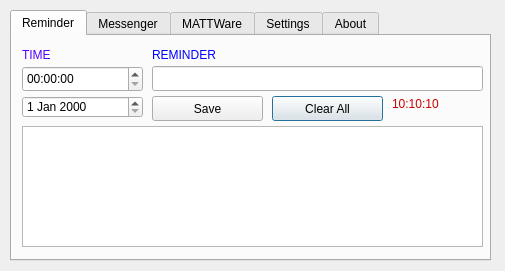
<?xml version="1.0" encoding="UTF-8"?>
<ui version="4.0">
 <class>Dialog</class>
 <widget class="QDialog" name="Dialog">
  <property name="geometry">
   <rect>
    <x>0</x>
    <y>0</y>
    <width>505</width>
    <height>271</height>
   </rect>
  </property>
  <property name="windowTitle">
   <string>MATTBot 2021</string>
  </property>
  <property name="windowIcon">
   <iconset resource="design.qrc">
    <normaloff>:/logo/MattBot.png</normaloff>:/logo/MattBot.png</iconset>
  </property>
  <widget class="QTabWidget" name="tabWidget">
   <property name="geometry">
    <rect>
     <x>10</x>
     <y>10</y>
     <width>481</width>
     <height>251</height>
    </rect>
   </property>
   <property name="styleSheet">
    <string notr="true"/>
   </property>
   <property name="currentIndex">
    <number>0</number>
   </property>
   <widget class="QWidget" name="tab">
    <attribute name="title">
     <string>Reminder</string>
    </attribute>
    <widget class="QLabel" name="label">
     <property name="geometry">
      <rect>
       <x>10</x>
       <y>10</y>
       <width>67</width>
       <height>17</height>
      </rect>
     </property>
     <property name="styleSheet">
      <string notr="true">color: rgb(85, 0, 255);</string>
     </property>
     <property name="text">
      <string>TIME</string>
     </property>
    </widget>
    <widget class="QLabel" name="label_2">
     <property name="geometry">
      <rect>
       <x>140</x>
       <y>10</y>
       <width>151</width>
       <height>17</height>
      </rect>
     </property>
     <property name="styleSheet">
      <string notr="true">color: rgb(0, 0, 255);</string>
     </property>
     <property name="text">
      <string>REMINDER</string>
     </property>
    </widget>
    <widget class="QLineEdit" name="lineEdit_2">
     <property name="geometry">
      <rect>
       <x>140</x>
       <y>30</y>
       <width>331</width>
       <height>25</height>
      </rect>
     </property>
     <property name="styleSheet">
      <string notr="true">color: rgb(164, 0, 0);</string>
     </property>
    </widget>
    <widget class="QListView" name="listView">
     <property name="geometry">
      <rect>
       <x>10</x>
       <y>90</y>
       <width>461</width>
       <height>121</height>
      </rect>
     </property>
     <property name="styleSheet">
      <string notr="true">color: rgb(164, 0, 0);</string>
     </property>
    </widget>
    <widget class="QPushButton" name="pushButton_2">
     <property name="geometry">
      <rect>
       <x>260</x>
       <y>60</y>
       <width>111</width>
       <height>25</height>
      </rect>
     </property>
     <property name="text">
      <string>Clear All</string>
     </property>
    </widget>
    <widget class="QTimeEdit" name="timeEdit">
     <property name="geometry">
      <rect>
       <x>10</x>
       <y>30</y>
       <width>121</width>
       <height>26</height>
      </rect>
     </property>
     <property name="displayFormat">
      <string>hh:mm:ss</string>
     </property>
    </widget>
    <widget class="QLabel" name="label_12">
     <property name="geometry">
      <rect>
       <x>380</x>
       <y>60</y>
       <width>91</width>
       <height>16</height>
      </rect>
     </property>
     <property name="styleSheet">
      <string notr="true">color: rgb(204, 0, 0);
font: 75 8pt &quot;MS Shell Dlg 2&quot;;</string>
     </property>
     <property name="text">
      <string>10:10:10</string>
     </property>
    </widget>
    <widget class="QDateEdit" name="dateEdit">
     <property name="geometry">
      <rect>
       <x>10</x>
       <y>60</y>
       <width>121</width>
       <height>22</height>
      </rect>
     </property>
    </widget>
    <widget class="QPushButton" name="pushButton">
     <property name="geometry">
      <rect>
       <x>140</x>
       <y>60</y>
       <width>111</width>
       <height>25</height>
      </rect>
     </property>
     <property name="styleSheet">
      <string notr="true"/>
     </property>
     <property name="text">
      <string>Save</string>
     </property>
    </widget>
   </widget>
   <widget class="QWidget" name="tab_2">
    <attribute name="title">
     <string>Messenger</string>
    </attribute>
    <widget class="QLineEdit" name="lineEdit_5">
     <property name="geometry">
      <rect>
       <x>110</x>
       <y>20</y>
       <width>241</width>
       <height>25</height>
      </rect>
     </property>
     <property name="styleSheet">
      <string notr="true">color: rgb(52, 101, 164);</string>
     </property>
    </widget>
    <widget class="QLabel" name="label_5">
     <property name="geometry">
      <rect>
       <x>10</x>
       <y>20</y>
       <width>91</width>
       <height>20</height>
      </rect>
     </property>
     <property name="text">
      <string>Message</string>
     </property>
    </widget>
    <widget class="QTextEdit" name="textEdit">
     <property name="geometry">
      <rect>
       <x>10</x>
       <y>60</y>
       <width>341</width>
       <height>131</height>
      </rect>
     </property>
     <property name="styleSheet">
      <string notr="true">color: rgb(204, 0, 0);</string>
     </property>
     <property name="html">
      <string>&lt;!DOCTYPE HTML PUBLIC &quot;-//W3C//DTD HTML 4.0//EN&quot; &quot;http://www.w3.org/TR/REC-html40/strict.dtd&quot;&gt;
&lt;html&gt;&lt;head&gt;&lt;meta name=&quot;qrichtext&quot; content=&quot;1&quot; /&gt;&lt;style type=&quot;text/css&quot;&gt;
p, li { white-space: pre-wrap; }
&lt;/style&gt;&lt;/head&gt;&lt;body style=&quot; font-family:'MS Shell Dlg 2'; font-size:7.8pt; font-weight:400; font-style:normal;&quot;&gt;
&lt;p style=&quot;-qt-paragraph-type:empty; margin-top:0px; margin-bottom:0px; margin-left:0px; margin-right:0px; -qt-block-indent:0; text-indent:0px; font-family:'Ubuntu'; font-size:11pt;&quot;&gt;&lt;br /&gt;&lt;/p&gt;&lt;/body&gt;&lt;/html&gt;</string>
     </property>
    </widget>
    <widget class="QPushButton" name="pushButton_5">
     <property name="geometry">
      <rect>
       <x>360</x>
       <y>90</y>
       <width>111</width>
       <height>25</height>
      </rect>
     </property>
     <property name="text">
      <string>Refresh</string>
     </property>
    </widget>
    <widget class="QPushButton" name="pushButton_6">
     <property name="geometry">
      <rect>
       <x>360</x>
       <y>60</y>
       <width>111</width>
       <height>25</height>
      </rect>
     </property>
     <property name="text">
      <string>Send</string>
     </property>
    </widget>
    <widget class="QComboBox" name="comboBox">
     <property name="geometry">
      <rect>
       <x>360</x>
       <y>20</y>
       <width>111</width>
       <height>25</height>
      </rect>
     </property>
     <item>
      <property name="text">
       <string>Bot</string>
      </property>
     </item>
     <item>
      <property name="text">
       <string>Unity</string>
      </property>
     </item>
    </widget>
   </widget>
   <widget class="QWidget" name="tab_5">
    <attribute name="title">
     <string>MATTWare</string>
    </attribute>
    <widget class="QLabel" name="label_8">
     <property name="geometry">
      <rect>
       <x>220</x>
       <y>10</y>
       <width>67</width>
       <height>17</height>
      </rect>
     </property>
     <property name="styleSheet">
      <string notr="true">color: rgb(164, 0, 0);</string>
     </property>
     <property name="text">
      <string>Speed</string>
     </property>
    </widget>
    <widget class="QLabel" name="label_9">
     <property name="geometry">
      <rect>
       <x>20</x>
       <y>10</y>
       <width>67</width>
       <height>17</height>
      </rect>
     </property>
     <property name="styleSheet">
      <string notr="true">color: rgb(32, 74, 135);</string>
     </property>
     <property name="text">
      <string>Light</string>
     </property>
    </widget>
    <widget class="QDial" name="dial_2">
     <property name="geometry">
      <rect>
       <x>20</x>
       <y>40</y>
       <width>171</width>
       <height>121</height>
      </rect>
     </property>
    </widget>
    <widget class="QLabel" name="label_10">
     <property name="geometry">
      <rect>
       <x>110</x>
       <y>10</y>
       <width>67</width>
       <height>17</height>
      </rect>
     </property>
     <property name="text">
      <string>0</string>
     </property>
    </widget>
    <widget class="QLabel" name="label_11">
     <property name="geometry">
      <rect>
       <x>300</x>
       <y>10</y>
       <width>67</width>
       <height>17</height>
      </rect>
     </property>
     <property name="text">
      <string>0</string>
     </property>
    </widget>
    <widget class="QPushButton" name="pushButton_7">
     <property name="geometry">
      <rect>
       <x>380</x>
       <y>10</y>
       <width>89</width>
       <height>25</height>
      </rect>
     </property>
     <property name="text">
      <string>f(x)</string>
     </property>
    </widget>
    <widget class="QLineEdit" name="lineEdit">
     <property name="geometry">
      <rect>
       <x>160</x>
       <y>180</y>
       <width>161</width>
       <height>25</height>
      </rect>
     </property>
     <property name="styleSheet">
      <string notr="true">color: rgb(85, 0, 255);</string>
     </property>
     <property name="text">
      <string>MATTWare Address Here</string>
     </property>
    </widget>
    <widget class="QDial" name="dial_3">
     <property name="geometry">
      <rect>
       <x>200</x>
       <y>40</y>
       <width>171</width>
       <height>121</height>
      </rect>
     </property>
    </widget>
    <widget class="QLabel" name="label_13">
     <property name="geometry">
      <rect>
       <x>10</x>
       <y>180</y>
       <width>131</width>
       <height>17</height>
      </rect>
     </property>
     <property name="styleSheet">
      <string notr="true">color: rgb(255, 0, 0);</string>
     </property>
     <property name="text">
      <string>*Protocol Address:</string>
     </property>
    </widget>
    <widget class="QComboBox" name="comboBox_2">
     <property name="geometry">
      <rect>
       <x>380</x>
       <y>180</y>
       <width>86</width>
       <height>25</height>
      </rect>
     </property>
     <item>
      <property name="text">
       <string>IP</string>
      </property>
     </item>
     <item>
      <property name="text">
       <string>Serial</string>
      </property>
     </item>
    </widget>
    <widget class="QPushButton" name="pushButton_8">
     <property name="geometry">
      <rect>
       <x>380</x>
       <y>40</y>
       <width>89</width>
       <height>25</height>
      </rect>
     </property>
     <property name="text">
      <string>FAN ON</string>
     </property>
    </widget>
    <widget class="QPushButton" name="pushButton_9">
     <property name="geometry">
      <rect>
       <x>380</x>
       <y>70</y>
       <width>89</width>
       <height>25</height>
      </rect>
     </property>
     <property name="text">
      <string>FAN OFF</string>
     </property>
    </widget>
    <widget class="QPushButton" name="pushButton_10">
     <property name="geometry">
      <rect>
       <x>380</x>
       <y>100</y>
       <width>89</width>
       <height>25</height>
      </rect>
     </property>
     <property name="text">
      <string>LIGHTS ON</string>
     </property>
    </widget>
    <widget class="QPushButton" name="pushButton_11">
     <property name="geometry">
      <rect>
       <x>380</x>
       <y>130</y>
       <width>89</width>
       <height>25</height>
      </rect>
     </property>
     <property name="text">
      <string>LIGHTS OFF</string>
     </property>
    </widget>
   </widget>
   <widget class="QWidget" name="tab_4">
    <attribute name="title">
     <string>Settings</string>
    </attribute>
    <widget class="QLabel" name="label_3">
     <property name="geometry">
      <rect>
       <x>20</x>
       <y>10</y>
       <width>67</width>
       <height>17</height>
      </rect>
     </property>
     <property name="text">
      <string>*Name</string>
     </property>
    </widget>
    <widget class="QLineEdit" name="lineEdit_3">
     <property name="geometry">
      <rect>
       <x>90</x>
       <y>10</y>
       <width>351</width>
       <height>25</height>
      </rect>
     </property>
    </widget>
    <widget class="QLineEdit" name="lineEdit_4">
     <property name="geometry">
      <rect>
       <x>90</x>
       <y>50</y>
       <width>351</width>
       <height>25</height>
      </rect>
     </property>
     <property name="text">
      <string/>
     </property>
    </widget>
    <widget class="QLabel" name="label_4">
     <property name="geometry">
      <rect>
       <x>20</x>
       <y>50</y>
       <width>67</width>
       <height>17</height>
      </rect>
     </property>
     <property name="text">
      <string>*Email</string>
     </property>
    </widget>
    <widget class="QPushButton" name="pushButton_3">
     <property name="geometry">
      <rect>
       <x>90</x>
       <y>120</y>
       <width>351</width>
       <height>25</height>
      </rect>
     </property>
     <property name="text">
      <string>Check for Updates</string>
     </property>
    </widget>
    <widget class="QProgressBar" name="progressBar">
     <property name="geometry">
      <rect>
       <x>10</x>
       <y>160</y>
       <width>451</width>
       <height>23</height>
      </rect>
     </property>
     <property name="value">
      <number>24</number>
     </property>
    </widget>
    <widget class="QPushButton" name="pushButton_4">
     <property name="geometry">
      <rect>
       <x>90</x>
       <y>90</y>
       <width>351</width>
       <height>25</height>
      </rect>
     </property>
     <property name="text">
      <string>Save</string>
     </property>
    </widget>
    <widget class="QLabel" name="label_6">
     <property name="geometry">
      <rect>
       <x>20</x>
       <y>190</y>
       <width>411</width>
       <height>17</height>
      </rect>
     </property>
     <property name="text">
      <string>*update will be reflected after restarting MATTBot 2021</string>
     </property>
    </widget>
   </widget>
   <widget class="QWidget" name="tab_3">
    <attribute name="title">
     <string>About</string>
    </attribute>
    <widget class="QTextBrowser" name="textBrowser">
     <property name="geometry">
      <rect>
       <x>210</x>
       <y>10</y>
       <width>256</width>
       <height>192</height>
      </rect>
     </property>
     <property name="html">
      <string>&lt;!DOCTYPE HTML PUBLIC &quot;-//W3C//DTD HTML 4.0//EN&quot; &quot;http://www.w3.org/TR/REC-html40/strict.dtd&quot;&gt;
&lt;html&gt;&lt;head&gt;&lt;meta name=&quot;qrichtext&quot; content=&quot;1&quot; /&gt;&lt;style type=&quot;text/css&quot;&gt;
p, li { white-space: pre-wrap; }
&lt;/style&gt;&lt;/head&gt;&lt;body style=&quot; font-family:'MS Shell Dlg 2'; font-size:7.8pt; font-weight:400; font-style:normal;&quot;&gt;
&lt;p style=&quot; margin-top:0px; margin-bottom:0px; margin-left:0px; margin-right:0px; -qt-block-indent:0; text-indent:0px;&quot;&gt;Freeware Developed by:&lt;/p&gt;
&lt;p style=&quot; margin-top:0px; margin-bottom:0px; margin-left:0px; margin-right:0px; -qt-block-indent:0; text-indent:0px;&quot;&gt;&lt;span style=&quot; font-size:10pt; font-weight:600;&quot;&gt;HL Robotics &amp;amp;&lt;/span&gt;&lt;/p&gt;
&lt;p style=&quot; margin-top:0px; margin-bottom:0px; margin-left:0px; margin-right:0px; -qt-block-indent:0; text-indent:0px;&quot;&gt;&lt;span style=&quot; font-size:10pt; font-weight:600;&quot;&gt;Software Automation 2021&lt;/span&gt;&lt;/p&gt;
&lt;p style=&quot; margin-top:0px; margin-bottom:0px; margin-left:0px; margin-right:0px; -qt-block-indent:0; text-indent:0px;&quot;&gt;&lt;span style=&quot; font-size:10pt;&quot;&gt;www.hlengine.tech&lt;/span&gt;&lt;/p&gt;
&lt;p style=&quot; margin-top:0px; margin-bottom:0px; margin-left:0px; margin-right:0px; -qt-block-indent:0; text-indent:0px;&quot;&gt;&lt;span style=&quot; font-size:10pt;&quot;&gt;akhil.pj007@gmail.com&lt;/span&gt;&lt;/p&gt;
&lt;p style=&quot; margin-top:0px; margin-bottom:0px; margin-left:0px; margin-right:0px; -qt-block-indent:0; text-indent:0px;&quot;&gt;&lt;span style=&quot; font-size:10pt; font-weight:600;&quot;&gt;Address:&lt;/span&gt;&lt;/p&gt;
&lt;p style=&quot; margin-top:0px; margin-bottom:0px; margin-left:0px; margin-right:0px; -qt-block-indent:0; text-indent:0px;&quot;&gt;&lt;span style=&quot; font-size:10pt;&quot;&gt;Puthupparampil House&lt;/span&gt;&lt;/p&gt;
&lt;p style=&quot; margin-top:0px; margin-bottom:0px; margin-left:0px; margin-right:0px; -qt-block-indent:0; text-indent:0px;&quot;&gt;&lt;span style=&quot; font-size:10pt;&quot;&gt;Manjadi P.O Thiruvalla 689105&lt;/span&gt;&lt;/p&gt;&lt;/body&gt;&lt;/html&gt;</string>
     </property>
    </widget>
    <widget class="QLabel" name="label_7">
     <property name="geometry">
      <rect>
       <x>10</x>
       <y>10</y>
       <width>191</width>
       <height>191</height>
      </rect>
     </property>
     <property name="styleSheet">
      <string notr="true">border-image: url(:/logo/MattBot.png);</string>
     </property>
     <property name="text">
      <string/>
     </property>
    </widget>
   </widget>
  </widget>
 </widget>
 <resources>
  <include location="design.qrc"/>
 </resources>
 <connections/>
</ui>
